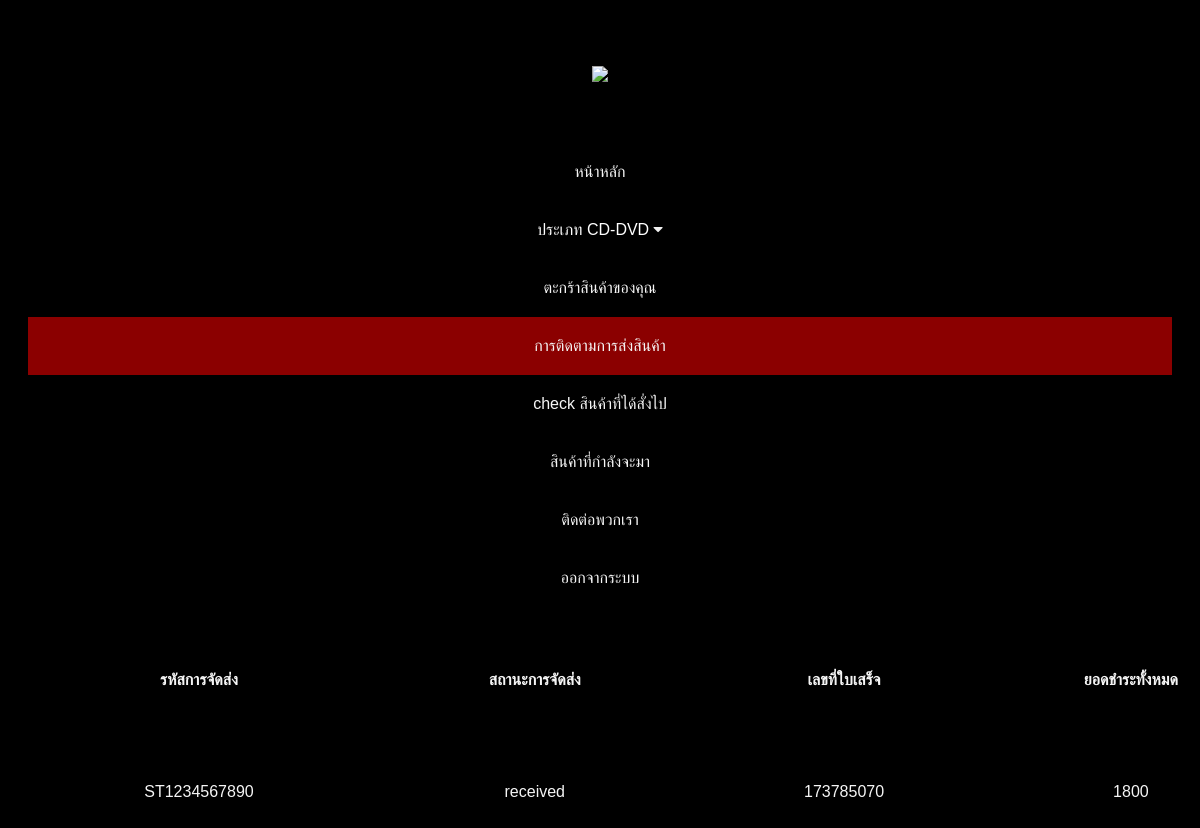
The page /followgoods.php (signed in) on the database its author committed.
### followgoods.php (the view, shortened to what this page needs)
<?php include "./connect.php" ;
?>
<!DOCTYPE html>
<html lang="en">
<head>
    <link rel="stylesheet" href="https://cdnjs.cloudflare.com/ajax/libs/font-awesome/4.7.0/css/font-awesome.min.css">
    <link rel="stylesheet" href="./style/maineverypage.css">
    <link rel="stylesheet" href="./style/follow_checkgoods.css">
</head>
<body>
    <header class="logo"><img src="./img/logo.png"></header>
    <nav>
        <a href="./home.php">หน้าหลัก</a>
        <div class="dropdown">
            <a class="dropbtn">
                <span class="icon">ประเภท CD-DVD
                </span>
            </a>
        </div>
        <a href="./cart.php">ตะกร้าสินค้าของคุณ</a>
        <a class="active" href="./followgoods.php">การติดตามการส่งสินค้า</a>
        <a href="./checkgoods.php">check สินค้าที่ได้สั่งไป</a>
        <a href="./futurecd.php">สินค้าที่กำลังจะมา</a>
        <a href="./contactus.php">ติดต่อพวกเรา</a>
        <a href="./login-logout/logout.php">ออกจากระบบ</a>
    </nav>
    <div class="managetable">
        <table>
            <tr>
                <th>รหัสการจัดส่ง</th>
                <th>สถานะการจัดส่ง</th>
                <th>เลขที่ใบเสร็จ</th>
                <th>ยอดชำระทั้งหมด</th>
            </tr>
            <?php
        $stmt = $pdo->prepare("SELECT การจัดส่ง.รหัส_การจัดส่ง,การจัดส่ง.สถานะการจัดส่ง,การจัดส่ง.วันที่สินค้าจะถึง,ใบเสร็จ.เลขที่ใบเสร็จ,ใบเสร็จ.ยอดชำระทั้งหมด,ใบเสร็จ.จำนวนที่ซื้อ,สมาชิก.Username_สมาชิก,สมาชิก.ชื่อ_สกุล_สมาชิก,สมาชิก.ที่อยู่_สมาชิก,สมาชิก.เบอร์โทร_สมาชิก
        FROM การจัดส่ง JOIN ใบเสร็จ JOIN สมาชิก join การเช่า
        ON การจัดส่ง.รหัส_สมาชิก = ใบเสร็จ.รหัส_สมาชิก AND การจัดส่ง.รหัส_สมาชิก = สมาชิก.รหัส_สมาชิก
        WHERE Username_สมาชิก = ? and การเช่า.วันเวลาที่เช่า = การจัดส่ง.เวลาในการบันทึกสถานะ and ใบเสร็จ.เลขที่ใบเสร็จ = การเช่า.เลขที่ใบเสร็จ
        group by การจัดส่ง.รหัส_การจัดส่ง
        ");
        if(!empty($_SESSION)){
            $value = $_SESSION["username"];
        }
        $stmt->bindParam(1,$value);
        $stmt->execute();
    ?>
            <?php while ($row = $stmt->fetch()) : ?>
            <tr>
                <td><?=$row["รหัส_การจัดส่ง"]?></td>
                <td><?=$row["สถานะการจัดส่ง"]?></td>
                <td><?=$row["เลขที่ใบเสร็จ"]?></td>
                <td><?=$row["ยอดชำระทั้งหมด"]?></td>
            </tr>
            <?php endwhile; ?>
        </table>
    </div>
</body>
</html>

### style/maineverypage.css (style rules this page uses)
body { background-color: black; color: whitesmoke; }
* { font-family: Arial, Helvetica, sans-serif; }
header { padding-top: 30px; padding-bottom: 30px; font-size: 3em; text-align: center; color: red; font-weight: bold; }
nav { text-align: center; padding-top: 20px; padding-bottom: 20px; }
nav > a { text-decoration: none; color: whitesmoke; padding-top: 20px; padding-bottom: 20px; margin-left: 20px; margin-right: 20px; padding-left: 10px; padding-right: 10px; }
nav > a.active { background-color: darkred; }
.dropbtn { color: white; font-size: 16px; border: none; padding-top: 20px; padding-bottom: 20px; margin-left: 20px; margin-right: 20px; padding-left: 10px; padding-right: 10px; }
.dropdown { position: relative; display: inline-block; cursor: pointer; padding-left: 10px; padding-right: 10px; }
.icon::after { content: "\f0d7"; color: #f1f1f1; font-family: FontAwesome; }
.logo > img { width: 180px; }
@media (max-width: 1431px) { nav > a { display: block; } }
@media (max-width: 1431px) { .dropbtn { display: block; } }
@media (max-width: 1431px) { nav > .dropdown { margin-right: 30%; margin-left: 30%; position: static; } }

### style/follow_checkgoods.css (style rules this page uses)
table, tr { text-align: center; width: 100%; }
th { height: 100px; }
td { padding: 50px; }
.managetable { overflow-x: scroll; }
@media (max-width: 1754px) { table, tr { width: 130%; } }
@media (max-width: 1353px) { table, tr { width: 150%; } }

### rows shown on the page
การจัดส่ง: value "ST1234567890", value "received", ใบเสร็จ.เลขที่ใบเสร็จ "173785070", ใบเสร็จ.ยอดชำระทั้งหมด "1800"
